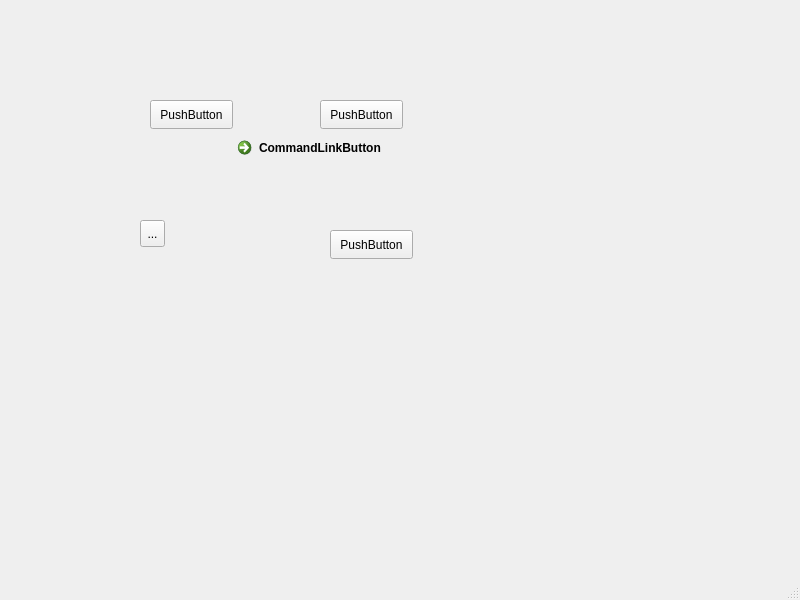
<?xml version="1.0" encoding="UTF-8"?>
<ui version="4.0">
 <class>MainWindow</class>
 <widget class="QMainWindow" name="MainWindow">
  <property name="geometry">
   <rect>
    <x>0</x>
    <y>0</y>
    <width>800</width>
    <height>600</height>
   </rect>
  </property>
  <property name="windowTitle">
   <string>MainWindow</string>
  </property>
  <widget class="QWidget" name="centralwidget">
   <widget class="QCommandLinkButton" name="commandLinkButton">
    <property name="geometry">
     <rect>
      <x>230</x>
      <y>130</y>
      <width>183</width>
      <height>41</height>
     </rect>
    </property>
    <property name="text">
     <string>CommandLinkButton</string>
    </property>
   </widget>
   <widget class="QToolButton" name="toolButton">
    <property name="geometry">
     <rect>
      <x>140</x>
      <y>220</y>
      <width>25</width>
      <height>27</height>
     </rect>
    </property>
    <property name="text">
     <string>...</string>
    </property>
   </widget>
   <widget class="QPushButton" name="pushButton">
    <property name="geometry">
     <rect>
      <x>150</x>
      <y>100</y>
      <width>83</width>
      <height>29</height>
     </rect>
    </property>
    <property name="text">
     <string>PushButton</string>
    </property>
   </widget>
   <widget class="QPushButton" name="pushButton_2">
    <property name="geometry">
     <rect>
      <x>330</x>
      <y>230</y>
      <width>83</width>
      <height>29</height>
     </rect>
    </property>
    <property name="text">
     <string>PushButton</string>
    </property>
   </widget>
   <widget class="QPushButton" name="pushButton_3">
    <property name="geometry">
     <rect>
      <x>320</x>
      <y>100</y>
      <width>83</width>
      <height>29</height>
     </rect>
    </property>
    <property name="text">
     <string>PushButton</string>
    </property>
   </widget>
  </widget>
  <widget class="QMenuBar" name="menubar">
   <property name="geometry">
    <rect>
     <x>0</x>
     <y>0</y>
     <width>800</width>
     <height>31</height>
    </rect>
   </property>
  </widget>
  <widget class="QStatusBar" name="statusbar"/>
 </widget>
 <resources/>
 <connections/>
</ui>
